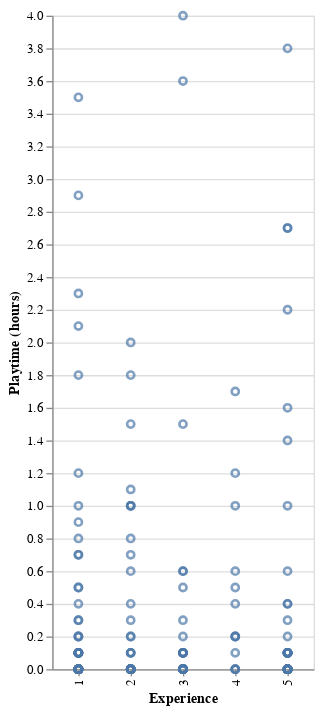
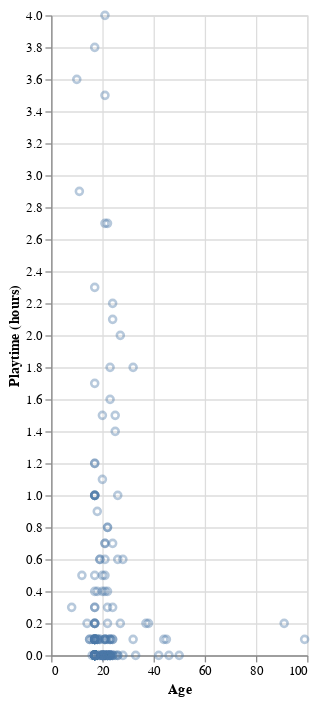

The cell these charts' notebook holds for them, in order:
### Code cell
players_filtered_1 = players_filtered[players_filtered["played_hours"] <= 5]
players_filtered_1

age_scatter2 = alt.Chart(players_filtered_1).mark_point(opacity=0.4).encode(
    x=alt.X("age").scale(zero=False).title("Age"),
    y=alt.Y("played_hours").title("Playtime (hours)")
).properties(width=200, height=500)


experience_scatter2 = alt.Chart(players_filtered_1).mark_point().encode(
    x=alt.X("experience_num:O").scale(zero=False).title("Experience"),
    y=alt.Y("played_hours").title("Playtime (hours)")
).properties(width=200, height=500)

display(experience_scatter2, age_scatter2)

### Figure 1 — Vega specification as saved in the notebook (floating-point values rounded to 4 significant figures; data arrays with more than 128 entries replaced by an {"elided": "..."} marker saying what was removed)
{"$schema": "https://vega.github.io/schema/vega/v5.json", "data": [{"name": "source_0", "values": {"elided": "181 records"}}, {"name": "source_0_x_domain_experience_num", "values": [{"experience_num": 5}, {"experience_num": 1}, {"experience_num": 3}, {"experience_num": 4}, {"experience_num": 2}]}, {"name": "source_0_y_domain_played_hours", "values": [{"min": 0.0, "max": 4.0}]}], "marks": [{"type": "symbol", "name": "marks", "from": {"data": "source_0"}, "encode": {"update": {"fill": {"value": "transparent"}, "stroke": {"value": "#4c78a8"}, "x": {"field": "experience_num", "scale": "x"}, "y": {"field": "played_hours", "scale": "y"}, "opacity": {"value": 0.7}}}, "style": ["point"]}], "scales": [{"name": "x", "type": "point", "domain": {"data": "source_0_x_domain_experience_num", "field": "experience_num", "sort": true}, "range": [0, {"signal": "width"}], "padding": 0.5}, {"name": "y", "type": "linear", "domain": [{"signal": "(data(\"source_0_y_domain_played_hours\")[0] || {}).min"}, {"signal": "(data(\"source_0_y_domain_played_hours\")[0] || {}).max"}], "range": [{"signal": "height"}, 0], "zero": true, "nice": true}], "axes": [{"scale": "y", "tickCount": {"signal": "ceil(height/40)"}, "orient": "left", "grid": true, "domain": false, "aria": false, "maxExtent": 0, "minExtent": 0, "ticks": false, "zindex": 0, "gridScale": "x", "labels": false}, {"scale": "x", "labelBaseline": "middle", "labelAlign": "right", "zindex": 0, "orient": "bottom", "grid": false, "title": "Experience", "labelAngle": 270}, {"scale": "y", "orient": "left", "grid": false, "tickCount": {"signal": "ceil(height/40)"}, "labelOverlap": true, "zindex": 0, "title": "Playtime (hours)"}], "background": "white", "width": 200, "height": 500, "padding": 5, "style": "cell"}

### Figure 2 — Vega specification as saved in the notebook (floating-point values rounded to 4 significant figures; data arrays with more than 128 entries replaced by an {"elided": "..."} marker saying what was removed)
{"$schema": "https://vega.github.io/schema/vega/v5.json", "data": [{"name": "source_0", "values": {"elided": "181 records"}}, {"name": "source_0_x_domain_age", "values": [{"min": 8, "max": 99}]}, {"name": "source_0_y_domain_played_hours", "values": [{"min": 0.0, "max": 4.0}]}], "marks": [{"type": "symbol", "name": "marks", "from": {"data": "source_0"}, "encode": {"update": {"stroke": {"value": "#4c78a8"}, "fill": {"value": "transparent"}, "opacity": {"value": 0.4}, "x": {"field": "age", "scale": "x"}, "y": {"field": "played_hours", "scale": "y"}}}, "style": ["point"]}], "scales": [{"name": "x", "type": "linear", "domain": [{"signal": "(data(\"source_0_x_domain_age\")[0] || {}).min"}, {"signal": "(data(\"source_0_x_domain_age\")[0] || {}).max"}], "range": [0, {"signal": "width"}], "nice": true, "zero": false}, {"name": "y", "type": "linear", "domain": [{"signal": "(data(\"source_0_y_domain_played_hours\")[0] || {}).min"}, {"signal": "(data(\"source_0_y_domain_played_hours\")[0] || {}).max"}], "range": [{"signal": "height"}, 0], "nice": true, "zero": true}], "axes": [{"scale": "x", "ticks": false, "gridScale": "y", "grid": true, "labels": false, "aria": false, "minExtent": 0, "tickCount": {"signal": "ceil(width/40)"}, "orient": "bottom", "maxExtent": 0, "domain": false, "zindex": 0}, {"scale": "y", "minExtent": 0, "ticks": false, "aria": false, "orient": "left", "zindex": 0, "domain": false, "gridScale": "x", "grid": true, "tickCount": {"signal": "ceil(height/40)"}, "labels": false, "maxExtent": 0}, {"scale": "x", "labelFlush": true, "labelOverlap": true, "tickCount": {"signal": "ceil(width/40)"}, "zindex": 0, "orient": "bottom", "grid": false, "title": "Age"}, {"scale": "y", "orient": "left", "tickCount": {"signal": "ceil(height/40)"}, "zindex": 0, "grid": false, "labelOverlap": true, "title": "Playtime (hours)"}], "style": "cell", "padding": 5, "background": "white", "width": 200, "height": 500}
